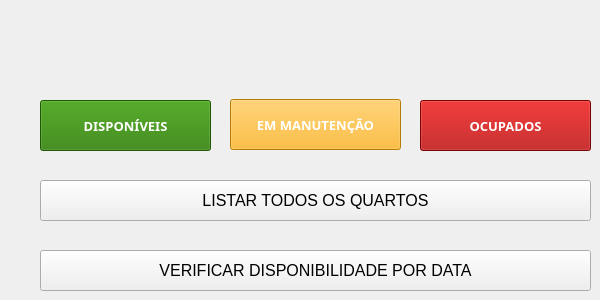
      <widget class="QWidget" name="page_19">
       <widget class="QPushButton" name="btn_tabelaq">
        <property name="geometry">
         <rect>
          <x>40</x>
          <y>180</y>
          <width>551</width>
          <height>41</height>
         </rect>
        </property>
        <property name="font">
         <font>
          <family>MS Shell Dlg 2</family>
          <pointsize>12</pointsize>
          <weight>50</weight>
          <bold>false</bold>
         </font>
        </property>
        <property name="text">
         <string>LISTAR TODOS OS QUARTOS</string>
        </property>
       </widget>
       <widget class="QPushButton" name="btn_verifcacaoqt">
        <property name="geometry">
         <rect>
          <x>40</x>
          <y>250</y>
          <width>551</width>
          <height>41</height>
         </rect>
        </property>
        <property name="font">
         <font>
          <family>MS Shell Dlg 2</family>
          <pointsize>12</pointsize>
          <weight>50</weight>
          <bold>false</bold>
         </font>
        </property>
        <property name="toolTip">
         <string>&lt;html&gt;&lt;head/&gt;&lt;body&gt;&lt;p align=&quot;center&quot;&gt;&lt;br/&gt;&lt;/p&gt;&lt;/body&gt;&lt;/html&gt;</string>
        </property>
        <property name="text">
         <string>VERIFICAR DISPONIBILIDADE POR DATA</string>
        </property>
       </widget>
       <widget class="QPushButton" name="btn_disponiveis">
        <property name="geometry">
         <rect>
          <x>40</x>
          <y>100</y>
          <width>171</width>
          <height>51</height>
         </rect>
        </property>
        <property name="sizeIncrement">
         <size>
          <width>116</width>
          <height>91</height>
         </size>
        </property>
        <property name="baseSize">
         <size>
          <width>50</width>
          <height>88</height>
         </size>
        </property>
        <property name="font">
         <font>
          <family>Montserrat ExtraBold</family>
          <pointsize>10</pointsize>
          <weight>75</weight>
          <bold>true</bold>
         </font>
        </property>
        <property name="styleSheet">
         <string notr="true">background-color: rgb(41, 124, 0);
color: rgb(255, 255, 255);
</string>
        </property>
        <property name="text">
         <string>DISPONÍVEIS</string>
        </property>
        <property name="icon">
         <iconset>
          <normaloff>C:/Users/56915816/Icones/lock_open.png</normaloff>C:/Users/56915816/Icones/lock_open.png</iconset>
        </property>
        <property name="iconSize">
         <size>
          <width>32</width>
          <height>32</height>
         </size>
        </property>
       </widget>
       <widget class="QPushButton" name="btn_manutencao">
        <property name="geometry">
         <rect>
          <x>230</x>
          <y>99</y>
          <width>171</width>
          <height>51</height>
         </rect>
        </property>
        <property name="sizeIncrement">
         <size>
          <width>116</width>
          <height>91</height>
         </size>
        </property>
        <property name="baseSize">
         <size>
          <width>50</width>
          <height>88</height>
         </size>
        </property>
        <property name="font">
         <font>
          <family>Montserrat ExtraBold</family>
          <pointsize>10</pointsize>
          <weight>75</weight>
          <bold>true</bold>
         </font>
        </property>
        <property name="styleSheet">
         <string notr="true">
background-color: rgb(255, 174, 11);
color: rgb(255, 255, 255);</string>
        </property>
        <property name="text">
         <string>EM MANUTENÇÃO</string>
        </property>
        <property name="icon">
         <iconset>
          <normaloff>C:/Users/56915816/Icones/engineering.png</normaloff>C:/Users/56915816/Icones/engineering.png</iconset>
        </property>
        <property name="iconSize">
         <size>
          <width>32</width>
          <height>32</height>
         </size>
        </property>
       </widget>
       <widget class="QPushButton" name="btn_ocupados">
        <property name="geometry">
         <rect>
          <x>420</x>
          <y>100</y>
          <width>171</width>
          <height>51</height>
         </rect>
        </property>
        <property name="sizeIncrement">
         <size>
          <width>116</width>
          <height>91</height>
         </size>
        </property>
        <property name="baseSize">
         <size>
          <width>50</width>
          <height>88</height>
         </size>
        </property>
        <property name="font">
         <font>
          <family>Montserrat ExtraBold</family>
          <pointsize>10</pointsize>
          <weight>75</weight>
          <bold>true</bold>
         </font>
        </property>
        <property name="styleSheet">
         <string notr="true">background-color: rgb(170, 0, 0);
color: rgb(255, 255, 255);</string>
        </property>
        <property name="text">
         <string>OCUPADOS</string>
        </property>
        <property name="icon">
         <iconset>
          <normaloff>C:/Users/56915816/Icones/lock.png</normaloff>C:/Users/56915816/Icones/lock.png</iconset>
        </property>
        <property name="iconSize">
         <size>
          <width>32</width>
          <height>32</height>
         </size>
        </property>
       </widget>
      </widget>
